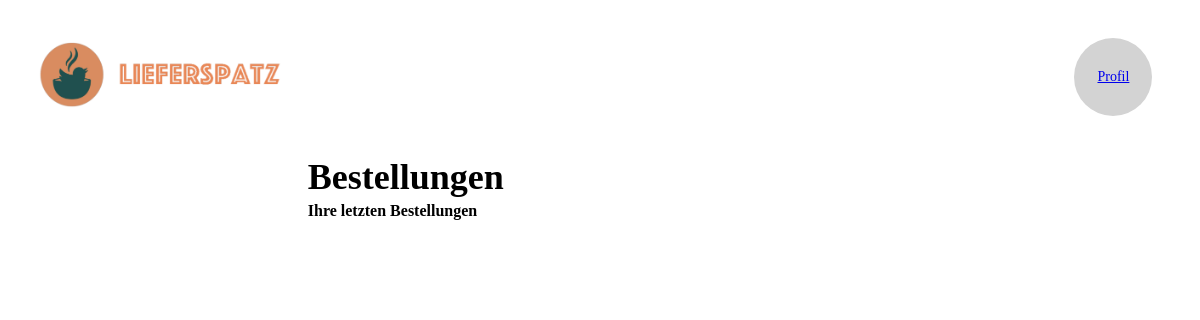
Before: /bestellansichtResto (signed in) with the older database file.
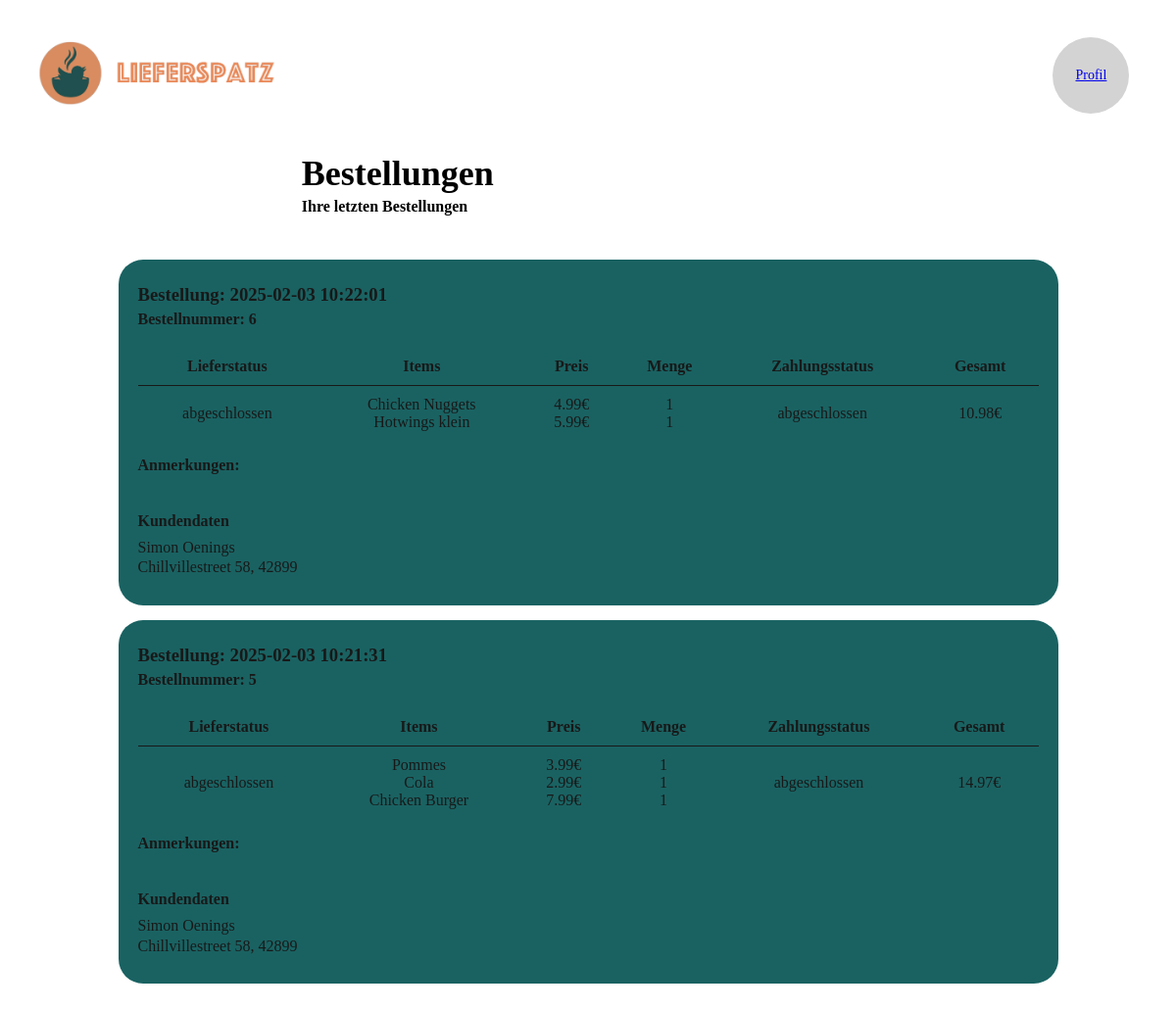
After: the same page with the newer database file.
### app.py (models this page shows)
class Orders(db.Model):
    time = db.Column(DateTime, default=lambda: datetime.now().replace(microsecond=0))
    id = db.Column(db.Integer, primary_key=True)
    lieferstatus = db.Column(db.String(50), nullable=False, default = "in Bearbeitung")
    items = db.Column(db.Text, nullable=False)
    preis = db.Column(db.Float, nullable=False)
    zahlungsstatus = db.Column(db.String(50), nullable=False, default = "ausstehend")
    name = db.Column(db.Text, nullable=False)
    adresse = db.Column(db.Text, nullable=False)
    kunde_id = db.Column(db.Integer, nullable=False)
    resto_name = db.Column(db.Text, nullable=False)
    resto_adresse = db.Column(db.Text, nullable=False)
    resto_id = db.Column(db.Integer, nullable=False)
    anmerkungen = db.Column(db.Text, nullable = True)
    postleitzahl = db.Column(db.Text, nullable=False)
    resto_postleitzahl = db.Column(db.Integer, nullable=False)

### app.py (the view)
@app.route('/bestellansichtResto', methods =["GET", "POST"])
def bestellansichtResto():
    if 'user' not in session or session['user']['type'] != 'Resto':
        return redirect(url_for('login'))
    resto_id = session['user']['id']
    orders = Orders.query.filter_by(resto_id=resto_id).order_by(
        db.case({"in Bearbeitung": 1, "in Zubereitung": 1, "abgeschlossen": 2, "storniert": 2},
                value=Orders.lieferstatus),
        Orders.time.desc()
    ).all()
    return render_template('resto_Bestellansicht.html', orders=orders,restoID = resto_id, json=json)

### templates/resto_Bestellansicht.html (shortened to what this page needs)
<!DOCTYPE html>
<html lang="en">
<head>
</head>
<body>
    <header>
        <a href="{{ url_for('resto_speisekarte', restaurant_id = restoID) }}"><img src="{{ url_for('static', filename='images/logo.png') }}" alt="Logo"></a>
        <div class="right-header">
            <a href="{{ url_for('profile') }}" class="btn profile">Profil</a>
        </div>
    </header>
    <header2>
        <h1><b>Bestellungen</b></h1>
        <h2><b>Ihre letzten Bestellungen</b></h2>
    </header2>
    {% for order in orders %}
    <div class="box" data-status="{{ order.lieferstatus }}">
        <h3>Bestellung: {{ order.time }}</h3>
        <h4>Bestellnummer: {{ order.id }}</h4>
        <table>
            <thead>
                <tr>
                    <th>Lieferstatus</th>
                    <th>Items</th>
                    <th>Preis</th>
                    <th>Menge</th>
                    <th>Zahlungsstatus</th>
                    <th>Gesamt</th>
                </tr>
            </thead>
            <tbody>
                <tr>
                    <td>{{ order.lieferstatus }}</td>
                    <td> {% for item in json.loads(order.items) %}
                        {{ item.name }}<br>
                      {% endfor %}</td>
                    <td>{% for item in json.loads(order.items) %}
                        {{"%.2f"|format(item.price)}}€<br>
                      {% endfor %}</td>
                    <td> {% for item in json.loads(order.items) %}
                        {{ item.amount }}<br>
                      {% endfor %}</td>
                    <td>{{ order.zahlungsstatus }}</td>
                    <td>{{ "%.2f"|format(order.preis) }}€</td>
                </tr>
            </tbody>
        </table>
        <div class="comment-section">
            <p><b>Anmerkungen: </b>{{ order.anmerkungen }}<p>
        </div>
        <div class="customer-and-buttons">
            <div class="customer-data">
                <h2><b>Kundendaten</b></h2>
                <p> {{ order.name }} </p>
                <p> {{ order.adresse }}, {{order.postleitzahl}} </p>
            </div>
            </div>
        </div>
    {% endfor %}
</html>

Changed rows visible on the page:
added Orders: time "2025-02-03 10:22:01", id "6", lieferstatus "abgeschlossen", name "Chicken Nuggets" "Hotwings klein", price "4.99" "5.99", amount "1" "1", zahlungsstatus "abgeschlossen", preis "10.98", name "Simon Oenings", adresse "Chillvillestreet 58", postleitzahl "42899"
added Orders: time "2025-02-03 10:21:31", id "5", lieferstatus "abgeschlossen", name "Pommes" "Cola" "Chicken Burger", price "3.99" "2.99" "7.99", amount "1" "1" "1", zahlungsstatus "abgeschlossen", preis "14.97", name "Simon Oenings", adresse "Chillvillestreet 58", postleitzahl "42899"
